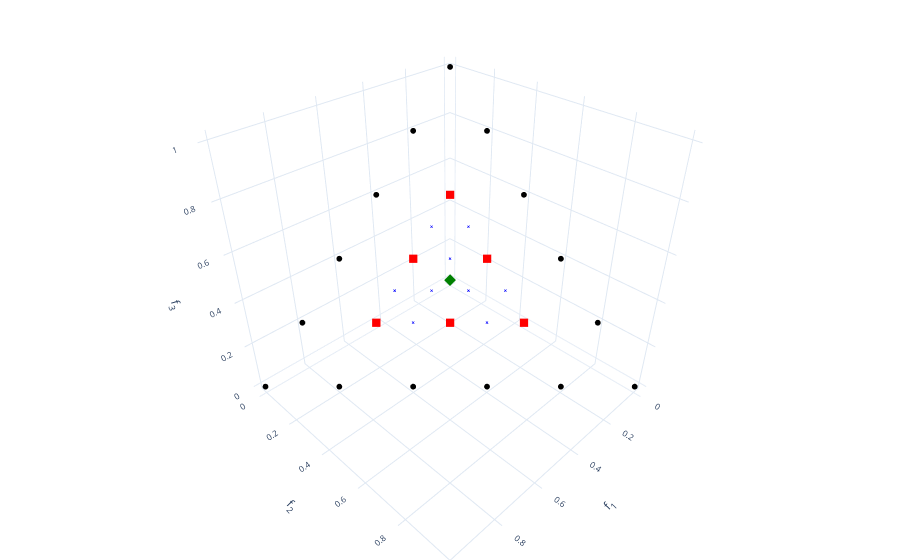

Write notebook code for a chart like this one.
### Code cell
# For reference points
reference_point = np.array([0.1,0.1,0.1])
reference_vectors_3 = copy.deepcopy(reference_vectors)

predefined_distance = 0.4

v_c = np.atleast_2d(reference_point)
norm = np.linalg.norm(v_c, ord=1, axis=1).reshape(np.shape(v_c)[0], 1)
# Reference point normalized
v_c = np.divide(v_c, norm)
#print(v_c)

solutions_remain = reference_vectors_3.check_roi_rp(reference_point, predefined_distance)
new_solutions = reference_vectors_3.number_of_vectors - np.count_nonzero(solutions_remain)

new_reference_vectors_3 = ReferenceVectors(number_of_objectives=3,  approx_number = new_solutions, creation_type="Approximated")
new_reference_vectors_3.reposition_RVs(v_c, predefined_distance)


#reference_vectors_3.interactive_filter_rp2(solutions_remain, [reference_point], predefined_distance = predefined_distance)
to_adapt = np.random.permutation(new_solutions)
#new_reference_vectors = reposition_RVs(reference_point, num_new, 3, predefined_distance)

#reference_vectors_3.values = np.vstack([reference_vectors_3.values[solutions_remain], new_reference_vectors_3.values])
#reference_vectors_3.values_planar = np.vstack([reference_vectors_3.values_planar[solutions_remain], new_reference_vectors_3.values_planar])
reference_vectors_3.values[np.invert(solutions_remain),:] = new_reference_vectors_3.values[to_adapt,:]
reference_vectors_3.values_planar[np.invert(solutions_remain),:] = new_reference_vectors_3.values_planar[to_adapt,:]


x = reference_vectors.values_planar[:,0]
y = reference_vectors.values_planar[:,1]
z = reference_vectors.values_planar[:,2]

x2= reference_vectors_3.values_planar[solutions_remain,0]
y2 = reference_vectors_3.values_planar[solutions_remain,1]
z2 = reference_vectors_3.values_planar[solutions_remain,2]

x3 = reference_vectors_3.values_planar[np.invert(solutions_remain),0]
y3 = reference_vectors_3.values_planar[np.invert(solutions_remain),1]
z3 = reference_vectors_3.values_planar[np.invert(solutions_remain),2]

trace1 = go.Scatter3d(x = x, y = y, z= z, mode = "markers", marker_size=2, marker_color= "black", name="W")
trace2 = go.Scatter3d(x = x2, y = y2, z= z2, mode = "markers", marker_size=3, marker_symbol="square", marker_color="red", name ="W_in" )
trace3 = go.Scatter3d(x = x3, y = y3, z= z3, mode = "markers", marker_size=1, marker_symbol="x", marker_color="blue", marker_line_color="blue", name= "W_out")
trace4 = go.Scatter3d(x = [v_c[0,0]], y = [v_c[0,1]], z = [v_c[0,2]],  mode = "markers", marker_size=3, marker_symbol="diamond", marker_color="green", name ="W_in")

fig1 = go.Figure(data= [trace1,trace3,trace2,trace4])

fig1.update_layout(scene = dict(
                    xaxis_title="f<sub>1</sub>",
                    yaxis_title="f<sub>2</sub>",
                    zaxis_title="f<sub>3</sub>"),
                    template = "plotly_white",
                    showlegend=False,
                    autosize= False,
                    font_size= 10,
                    margin=dict(r=0, b=0, l=0, t=0))

fig1.show()

### Figure 1 — Plotly figure (JSON) as saved in the notebook; plotly's stock layout.template omitted (floating-point values rounded to 4 significant figures)
{"data": [{"marker": {"color": "black", "size": 2}, "mode": "markers", "name": "W", "type": "scatter3d", "x": [0, 0, 0, 0, 0, 0, 0.2, 0.2, 0.2, 0.2, 0.2, 0.4, 0.4, 0.4, 0.4, 0.6, 0.6, 0.6, 0.8, 0.8, 1], "y": [0, 0.2, 0.4, 0.6, 0.8, 1, 0, 0.2, 0.4, 0.6, 0.8, 0, 0.2, 0.4, 0.6, 0, 0.2, 0.4, 0, 0.2, 0], "z": [1, 0.8, 0.6, 0.4, 0.2, 0, 0.8, 0.6, 0.4, 0.2, 0, 0.6, 0.4, 0.2, 0, 0.4, 0.2, 0, 0.2, 0, 0]}, {"marker": {"color": "blue", "line": {"color": "blue"}, "size": 1, "symbol": "x"}, "mode": "markers", "name": "W_out", "type": "scatter3d", "x": [0.3, 0.2, 0.3, 0.5, 0.2, 0.2, 0.5, 0.4, 0.4, 0.2, 0.6, 0.3, 0.4, 0.3, 0.2], "y": [0.3, 0.3, 0.2, 0.3, 0.2, 0.5, 0.2, 0.2, 0.3, 0.6, 0.2, 0.5, 0.4, 0.4, 0.4], "z": [0.4, 0.5, 0.5, 0.2, 0.6, 0.3, 0.3, 0.4, 0.3, 0.2, 0.2, 0.2, 0.2, 0.3, 0.4]}, {"marker": {"color": "red", "size": 3, "symbol": "square"}, "mode": "markers", "name": "W_in", "type": "scatter3d", "x": [0.2, 0.2, 0.2, 0.4, 0.4, 0.6], "y": [0.2, 0.4, 0.6, 0.2, 0.4, 0.2], "z": [0.6, 0.4, 0.2, 0.4, 0.2, 0.2]}, {"marker": {"color": "green", "size": 3, "symbol": "diamond"}, "mode": "markers", "name": "W_in", "type": "scatter3d", "x": [0.3333], "y": [0.3333], "z": [0.3333]}], "layout": {"autosize": false, "font": {"size": 10}, "margin": {"b": 0, "l": 0, "r": 0, "t": 0}, "scene": {"xaxis": {"title": {"text": "f<sub>1</sub>"}}, "yaxis": {"title": {"text": "f<sub>2</sub>"}}, "zaxis": {"title": {"text": "f<sub>3</sub>"}}}, "showlegend": false}}
